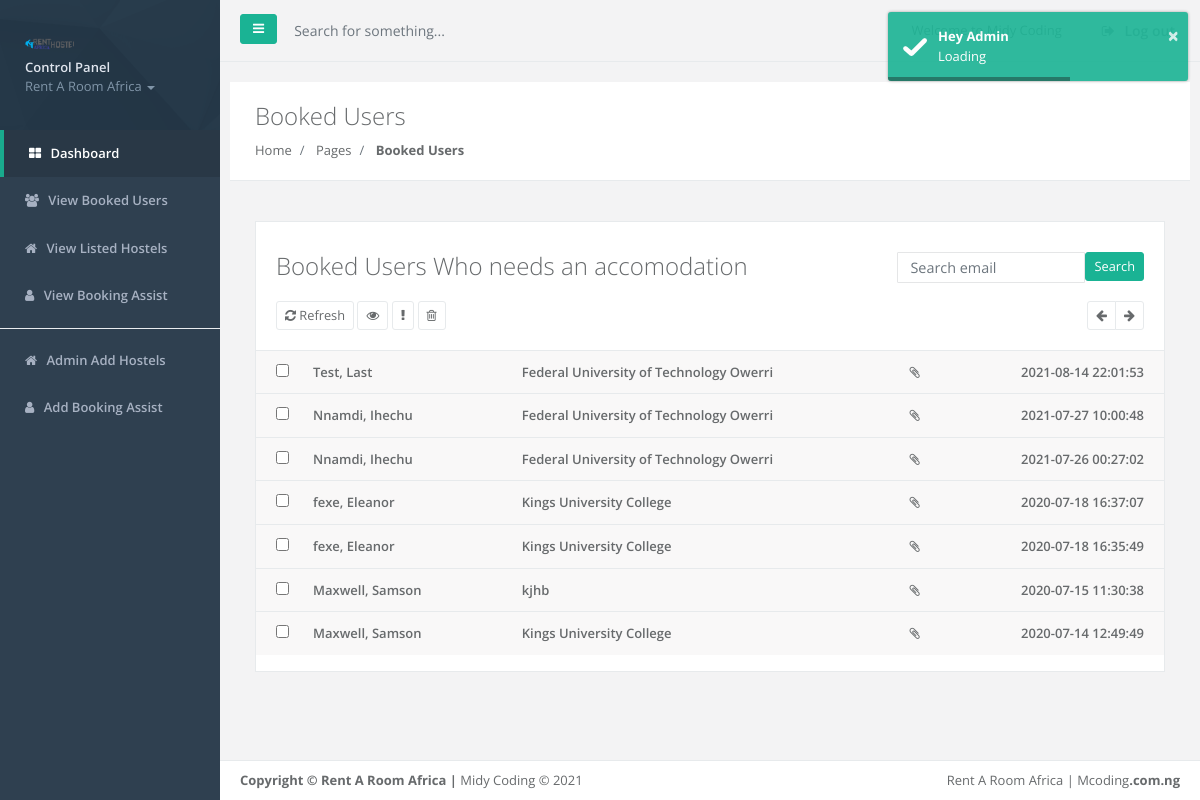
Page /dashboard/booked-users.php (signed in) on the committed database.
### tables this page shows
CREATE TABLE `reservation` (
  `ID` int(11) NOT NULL,
  `firstname` text NOT NULL,
  `surname` text NOT NULL,
  `email` varchar(255) NOT NULL,
  `telephone` text NOT NULL,
  `university` text NOT NULL,
  `accommodation` text NOT NULL,
  `room_type` text NOT NULL,
  `eta` text NOT NULL,
  `duration` text NOT NULL,
  `image` varchar(255) NOT NULL,
  `bookingref` varchar(255) NOT NULL,
  `DateCreated` timestamp NOT NULL DEFAULT CURRENT_TIMESTAMP,
  `sum` int(1) NOT NULL DEFAULT '1'
);

### dashboard/booked-users.php (the view, shortened to what this page needs)
<!DOCTYPE html>
	<html>
	<head>
        <?php include_once 'css_style/style.php';?>
        <link href="css/profile_style.css" rel="stylesheet">
	<body>
		<div id="wrapper">
            <?php include_once 'sidebar/nav_dashboard.php';?>
			<div id="page-wrapper" class="gray-bg dashbard-1">
                <?php include_once 'sidebar/navbar.php';?>
				<div class="wrapper wrapper-content">
                    <div class="row wrapper border-bottom white-bg page-heading">
                        <div class="col-lg-10">
                            <h2>Booked Users</h2>
                            <ol class="breadcrumb">
                                <li class="breadcrumb-item">
                                    <a href="index.php">Home</a>
                                </li>
                                <li class="breadcrumb-item">
                                    <a>Pages</a>
                                </li>
                                <li class="breadcrumb-item active">
                                    <strong>Booked Users</strong>
                                </li>
                            </ol>
                        </div>
                    </div>
                    <br>
                    <div class="wrapper wrapper-content animated fadeInRight">
                        <div class="row">
                            <div class="col-lg-12 animated fadeInRight">
                                <div class="mail-box-header">
                                    <form method="get" action="index.html" class="float-right mail-search">
                                        <div class="input-group">
                                            <input type="text" class="form-control form-control-sm" name="search" placeholder="Search email">
                                            <div class="input-group-btn">
                                                <button type="submit" class="btn btn-sm btn-primary">
                                                    Search
                                                </button>
                                            </div>
                                        </div>
                                    </form>
                                    <h2> Booked Users Who needs an accomodation</h2>
                                    <div class="mail-tools tooltip-demo m-t-md">
                                        <div class="btn-group float-right">
                                            <button class="btn btn-white btn-sm"><i class="fa fa-arrow-left"></i></button>
                                            <button class="btn btn-white btn-sm"><i class="fa fa-arrow-right"></i></button>
                                        </div>
                                        <button class="btn btn-white btn-sm" data-toggle="tooltip" data-placement="left" title="Refresh inbox"><i class="fa fa-refresh"></i> Refresh</button>
                                        <button class="btn btn-white btn-sm" data-toggle="tooltip" data-placement="top" title="Mark as read"><i class="fa fa-eye"></i> </button>
                                        <button class="btn btn-white btn-sm" data-toggle="tooltip" data-placement="top" title="Mark as important"><i class="fa fa-exclamation"></i> </button>
                                        <button class="btn btn-white btn-sm" data-toggle="tooltip" data-placement="top" title="Move to trash"><i class="fa fa-trash-o"></i> </button>
                                    </div>
                                </div>
                                <div class="mail-box">
                                    <table class="table table-hover table-mail">
                                        <tbody>
                                        <?php
    include('../include/connection.php');
    $ret=mysqli_query($con,"select * from reservation ORDER by ID desc
    LIMIT 5000");
    while ($row=mysqli_fetch_array($ret))
    {
    ?>
                                            <tr class="unread">
                                                <td class="check-mail">
                                                    <input type="checkbox" class="i-checks">
                                                </td>
                                                <td class="mail-ontact"><a href="booked_details.php?ID=<?php echo $row['ID']; ?>"> <?php echo htmlentities($row['surname']);?>, <?php echo htmlentities($row['firstname']);?></a></td>
                                                <td class="mail-subject"><a href="booked_details.php?ID=<?php echo $row['ID']; ?>"><?php echo htmlentities($row['university']);?> </a></td>
                                                <td class=""><i class="fa fa-paperclip"></i></td>
                                                <td class="text-right mail-date"><?php echo htmlentities($row['DateCreated']);?></td>
                                            </tr>
                                            <?php } ?>
                                        </tbody>
                                    </table>
                                </div>
                            </div>
                        </div>
                    </div>
				</div>
                <?php include_once 'footer/footer.php';?>
			</div>
		</div>
	</body>
</html>

### rows in the picture
reservation: surname "Test", firstname "Last", university "Federal University of Technology Owerri", DateCreated "2021-08-14 22:01:53"
reservation: surname "Nnamdi", firstname "Ihechu", university "Federal University of Technology Owerri", DateCreated "2021-07-27 10:00:48"
reservation: surname "Nnamdi", firstname "Ihechu", university "Federal University of Technology Owerri", DateCreated "2021-07-26 00:27:02"
reservation: surname "fexe", firstname "Eleanor", university "Kings University College", DateCreated "2020-07-18 16:37:07"
reservation: surname "fexe", firstname "Eleanor", university "Kings University College", DateCreated "2020-07-18 16:35:49"
reservation: surname "Maxwell", firstname "Samson", university "kjhb", DateCreated "2020-07-15 11:30:38"
reservation: surname "Maxwell", firstname "Samson", university "Kings University College", DateCreated "2020-07-14 12:49:49"
